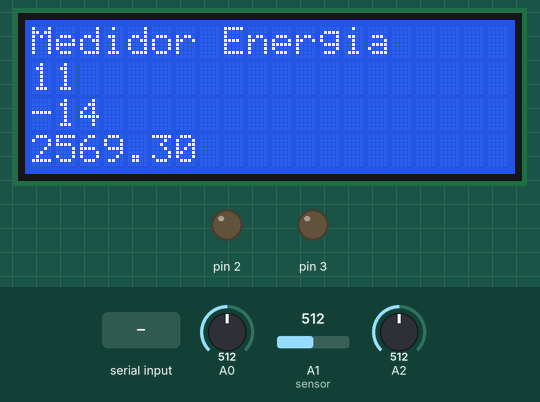
The sketch below on a simulated Arduino Uno, built with avr-gcc and run on an emulated ATmega328P. Shown: 20×4 character LCD, output pins drawn as LEDs (lit = HIGH). Inputs (shaded band) come from the test bench; at power-on: A1 (sensor) = 512, A2 = 512, A0 = 512. What the sketch prints to the serial monitor is not drawn.

Above: at 3.7 s.
3.8 s: "A" received over Serial
At 4.7 s:
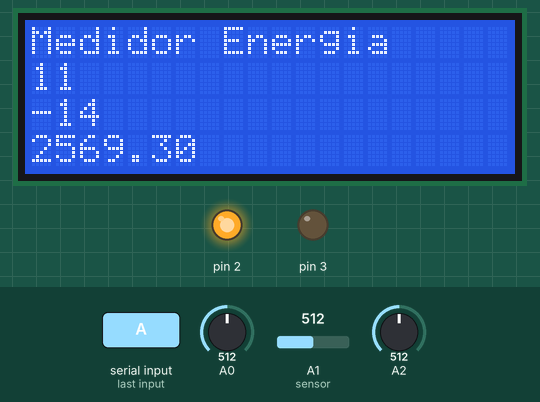
5.6 s: "C" received over Serial
At 7.3 s:
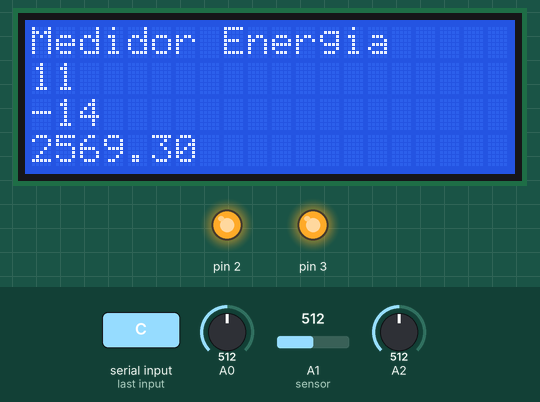
7.7 s: "B" received over Serial
At 8.7 s:
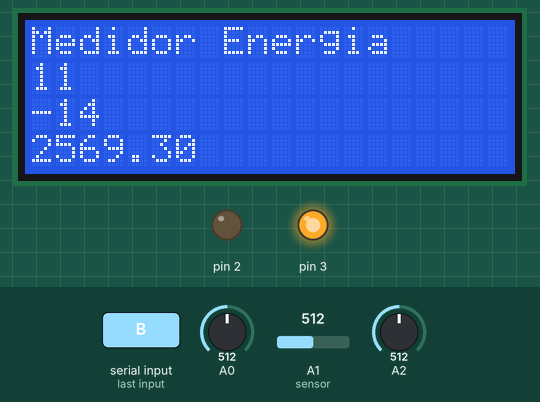
9.7 s: A1 (sensor) set to 493
At 12.1 s:
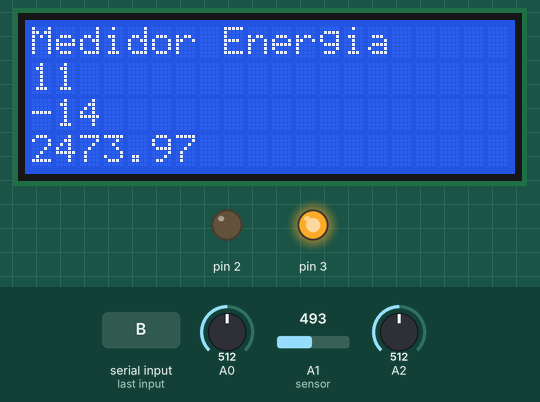
12.8 s: A2 set to 493
At 15.4 s:
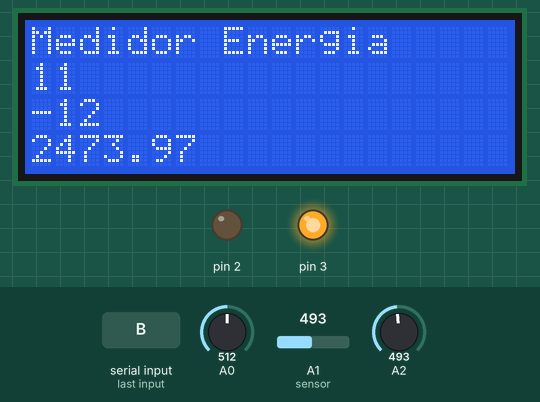
15.9 s: A0 set to 122
At 18.8 s:
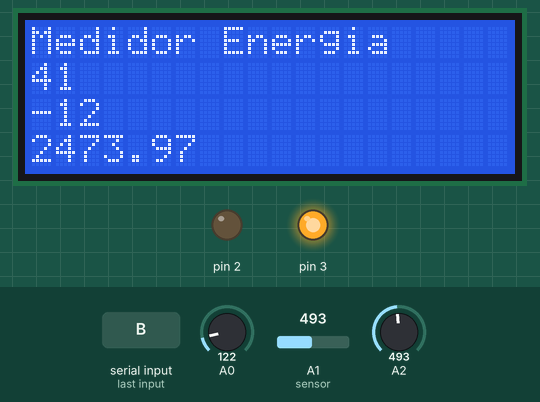
Timing chart, 0 to 20.0 s (numbered marks = the images above; inputs shaded):
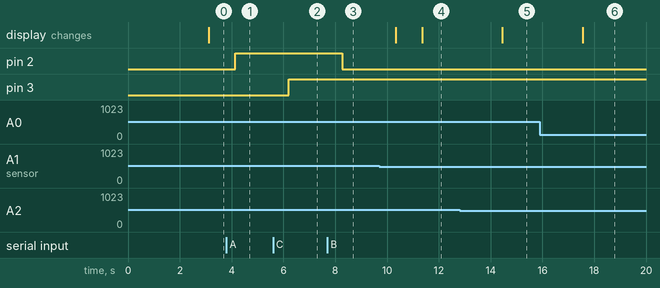

The sketch:

Energia_WEB_API_App.ino
```cpp
#include <LiquidCrystal_I2C.h>  //Libreria para control de LCD.
#include <Wire.h>               //Libreria complemento para control de protocolo i2C.
#include <String.h>             //Libreria para manejo de cadena de caracteres.

LiquidCrystal_I2C lcd(0x27,20,4); // LCD
String UV = "0";
String luz = "0";
String estado1 = "apagado";
String estado2 = "apagado";
int dato=0;
int dato1=0;


void setup()
{
  //analogReference(INTERNAL);
  Serial.begin(115200);
  lcd.init();                       //Inicio de pantalla LCD
  lcd.backlight();                  //Enciende iluminacion de fondo de pantalla LCD
  lcd.setCursor(0, 0);lcd.print("Medidor Energia");
  lcd.setCursor(0, 1);lcd.print("");
  lcd.setCursor(0, 2);lcd.print("");
  lcd.setCursor(0, 3);lcd.print("");
  delay(2000);
  //Pin programado para relay
  pinMode(2,OUTPUT);
  pinMode(3,OUTPUT);
  //Pin programado para relay apagado inicialmente
  digitalWrite(2,LOW);
  digitalWrite(3,LOW);
}
float get_corriente()
{
  float voltajeSensor;
  float corriente=0;
  float Sumatoria=0;
  long tiempo=millis();
  int N=0;
  while(millis()-tiempo<500)//Duración 0.5 segundos(Aprox. 30 ciclos de 60Hz)
  {
    voltajeSensor = analogRead(A1) * (1.1 / 1023.0);////voltaje del sensor
    corriente=voltajeSensor*30.0; //corriente=VoltajeSensor*(30A/1V)
    Sumatoria=Sumatoria+sq(corriente);//Sumatoria de Cuadrados
    N=N+1;
    delay(1);
  }
  Sumatoria=Sumatoria*2;//Para compensar los cuadrados de los semiciclos negativos.
  corriente=sqrt((Sumatoria)/N); //ecuación del RMS
  return(corriente);
}
String readSensor()
{
  String UVIndex = "0";
  int sensorValue = 0;

  sensorValue = analogRead(0);                        //connect UV sensor to Analog 0
  int voltage = (sensorValue * (5.0 / 1023.0))*1000;  //Voltage in miliVolts

  if(voltage<50)
  {
    UVIndex = "0";
  }else if (voltage>50 && voltage<=227)
  {
    UVIndex = "0";
  }else if (voltage>227 && voltage<=318)
  {
    UVIndex = "1";
  }
  else if (voltage>318 && voltage<=408)
  {
    UVIndex = "2";
  }else if (voltage>408 && voltage<=503)
  {
    UVIndex = "3";
  }
  else if (voltage>503 && voltage<=606)
  {
    UVIndex = "4";
  }else if (voltage>606 && voltage<=696)
  {
    UVIndex = "5";
  }else if (voltage>696 && voltage<=795)
  {
    UVIndex = "6";
  }else if (voltage>795 && voltage<=881)
  {
    UVIndex = "7";
  }
  else if (voltage>881 && voltage<=976)
  {
    UVIndex = "8";
  }
  else if (voltage>976 && voltage<=1079)
  {
    UVIndex = "9";
  }
  else if (voltage>1079 && voltage<=1170)
  {
    UVIndex = "10";
  }else if (voltage>1170)
  {
    UVIndex = "11";
  }
  return UVIndex;
}
void loop()
{
  //Lectura de sensor de UV
  UV = readSensor();

  //Lectura de Sensor de Luz
  luz=((1023-analogRead(A2))*100)/1023;

  //Medido de energia
  float Irms=get_corriente(); //Corriente eficaz (A)
  float P=Irms*110.0; // P=IV (Watts)
  Serial.print("Irms: ");
  Serial.print(Irms,3);
  Serial.print("A, Potencia: ");
  Serial.print(P,3);
  Serial.println("W");
  delay(500);

  //Presentacion de datos en pantalla
  lcd.setCursor(0, 0);lcd.print("Medidor Energia");
  lcd.setCursor(0, 1);lcd.print(UV);
  lcd.setCursor(0, 2);lcd.print(luz);
  lcd.setCursor(0, 3);lcd.print(P);

  //encendido de relay desde APP
  if (Serial.available() > 0)
  {
     dato1 = Serial.read();
     if(dato1=='A')
      digitalWrite(2,HIGH);
     if(dato1=='B')
      digitalWrite(2,LOW);
     if(dato1=='C')
      digitalWrite(3,HIGH);
     if(dato1=='D')
      digitalWrite(3,LOW);
      //añadir 2 relays mas
  }

  //envio de datos a Arduino ESP32
  Serial.println(String(UV)+"#"+String(luz)+"#"+String(P)+"#"+String(estado1)+"#"+String(estado2)+"#."); //añadir 2 relays mas

}
```

Measured:
- after the input at 3.8 s, pin 2: LOW → HIGH after 0.34 s
- after the input at 5.6 s, pin 3: LOW → HIGH after 0.61 s
- after the input at 7.7 s, pin 2: HIGH → LOW after 0.57 s
- after the input at 9.7 s, the display: first changes after 0.63 s (image 4 shows a later state)
- after the input at 12.8 s, the display: changes after 1.7 s (image 5)
- after the input at 15.9 s, the display: changes after 1.7 s (image 6)
